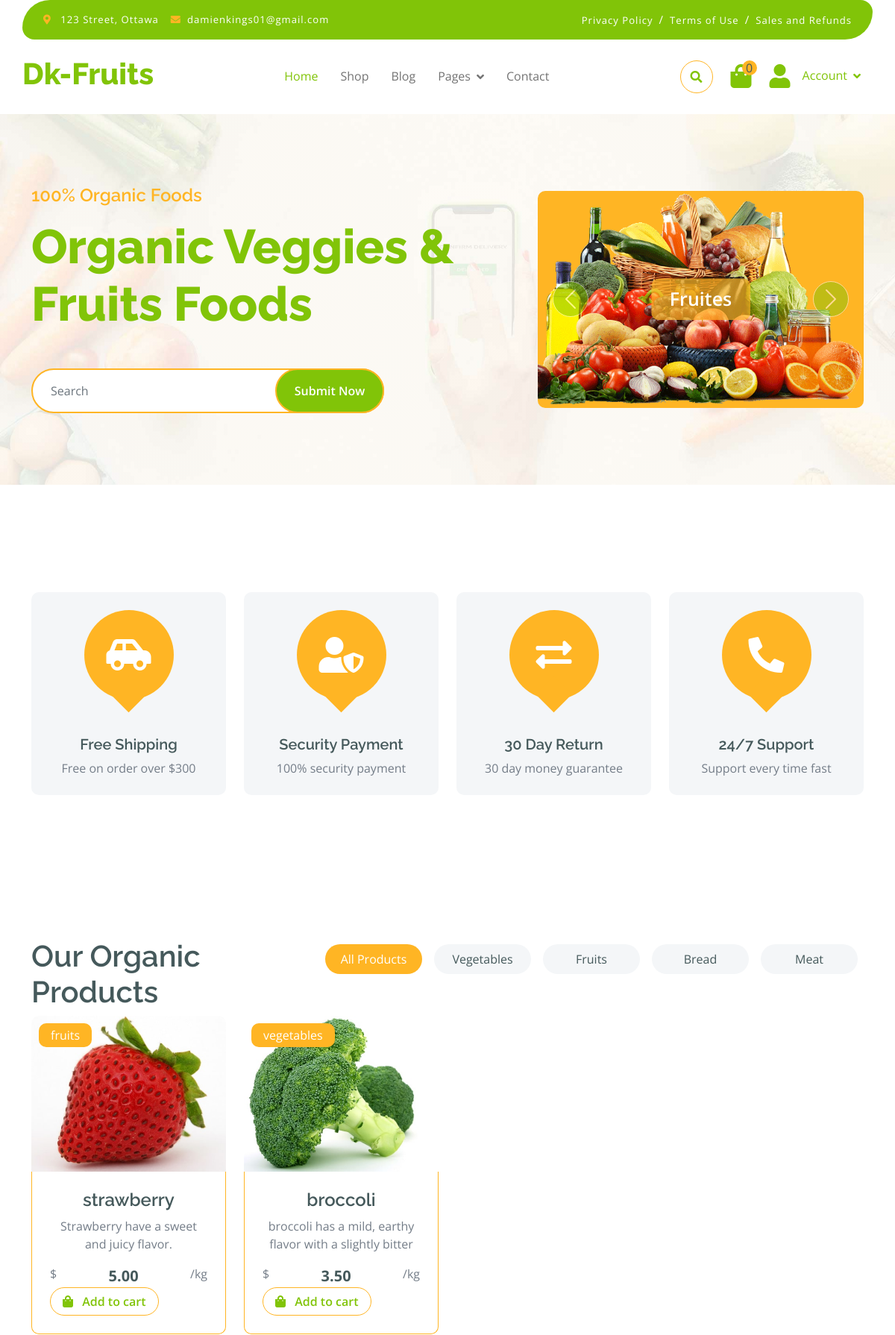
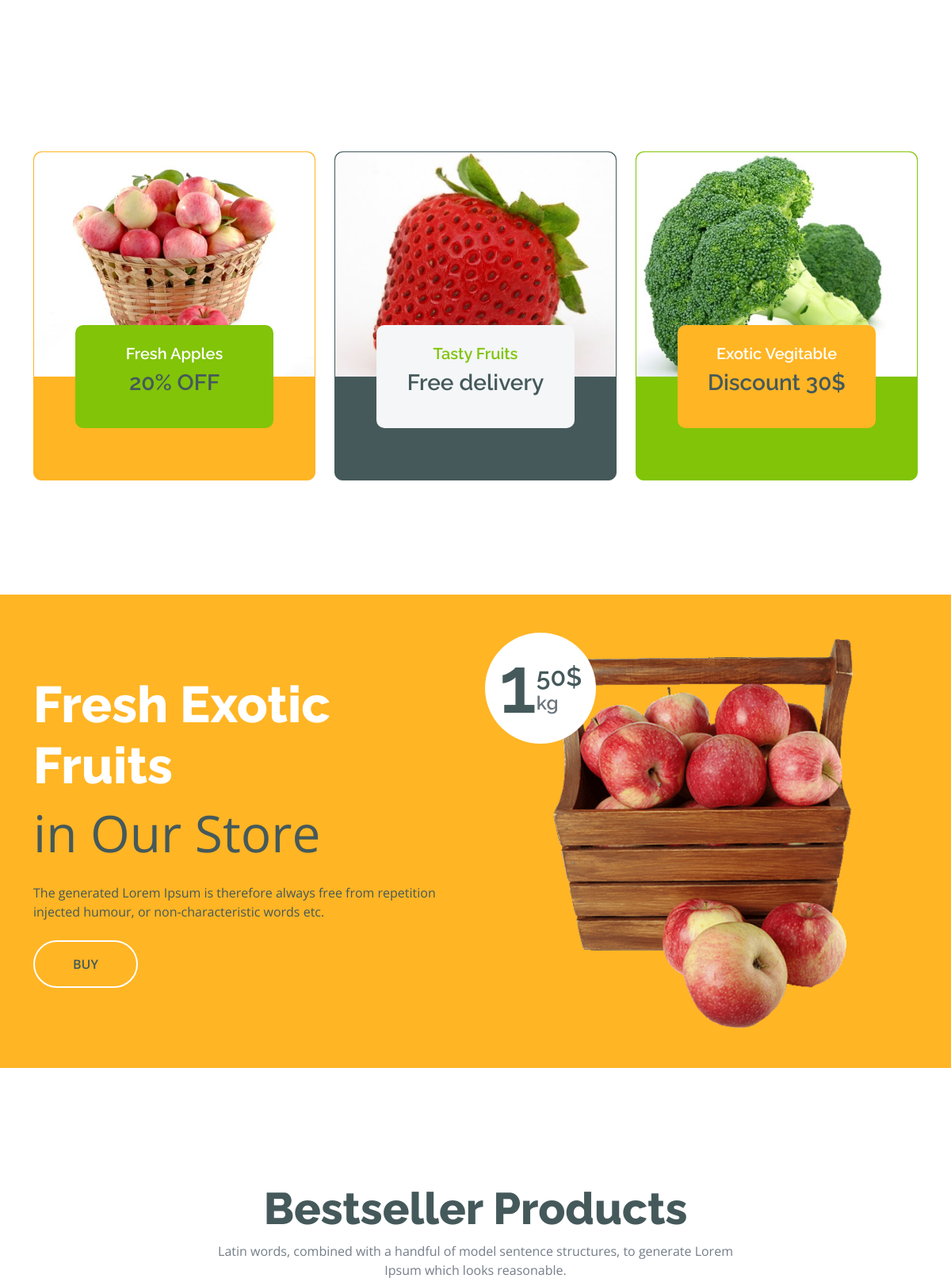
The page / (upper part) on the database its author committed (2 pictures, top to bottom).
### fruit/models.py (models this page shows, shortened)
class Product(models.Model):
    pid = ShortUUIDField(
    unique=True, length=10, max_length=30,
    prefix="prd", alphabet='abcdefghijk1234567890')
    user = models.ForeignKey(User, on_delete=models.SET_NULL, null=True)
    category = models.ForeignKey(Category, on_delete=models.SET_NULL, null=True, related_name='category')
    title = models.CharField(max_length=200, default='Apple')
    image = models.ImageField(upload_to="user_directory_path", default='product.jpg')
    description = models.TextField(null=True, blank=True, default='This is an amazing fruit')
    country = models.CharField(max_length=200, default='Canada', null=True, blank=True)
    weight = models.DecimalField(max_digits=9999999999, decimal_places=2, default='1.00')
    max_weight = models.DecimalField(max_digits=999999999, decimal_places=2, default='2.00')
    quality = models.CharField(choices=QUALITY, max_length=200, default='None')
    check_status = models.CharField(choices=CHECK_STATUS, max_length=200, default='None')
    price = models.DecimalField(max_digits=9999999999, decimal_places=2, default='1.00')
    old_price = models.DecimalField(max_digits=9999999999, decimal_places=2, default='2.00')
    product_status = models.CharField(choices=STATUS, max_length=200, default='in_review')
    status = models.BooleanField(default=True)
    in_stock = models.BooleanField(default=True)
    featured = models.BooleanField(default=False)
    date = models.DateTimeField(auto_now_add=True)
    updated = models.DateTimeField(null=True, blank=True)
    class Meta:
        verbose_name_plural = 'Products'

class Category(models.Model):
    cid = ShortUUIDField(
        unique=True, length=10, max_length=30,
        prefix="cat", alphabet='abcdefghijk1234567890')
    title = models.CharField(max_length=200, default='cloths')
    image = models.ImageField(upload_to="category", default='category.jpg')
    class Meta:
        verbose_name_plural = 'Categories'
    def __str__(self):
        return self.title

### fruit/views.py (the view)
# urls.py: path('', views.home, name='home'),
def home(request):
    products = Product.objects.filter(quality='Organic')
    vegetable = Product.objects.filter(category__title='vegetables', quality='Organic').distinct()
    context = {
        'products': products,
        'vegetable': vegetable
        }
    return render(request, 'fruit/index.html', context)

### templates/fruit/index.html (shortened to what this page needs)
{%extends 'base.html'%}
{%load static%}
{%block content%}
        <div class="container-fluid py-5 mb-5 hero-header">
            <div class="container py-5">
                <div class="row g-5 align-items-center">
                    <div class="col-md-12 col-lg-7">
                        <h4 class="mb-3 text-secondary">100% Organic Foods</h4>
                        <h1 class="mb-5 display-3 text-primary">Organic Veggies & Fruits Foods</h1>
                        <div class="position-relative mx-auto">
                            <input class="form-control border-2 border-secondary w-75 py-3 px-4 rounded-pill" type="number" placeholder="Search">
                            <button type="submit" class="btn btn-primary border-2 border-secondary py-3 px-4 position-absolute rounded-pill text-white h-100" style="top: 0; right: 25%;">Submit Now</button>
                        </div>
                    </div>
                    <div class="col-md-12 col-lg-5">
                        <div id="carouselId" class="carousel slide position-relative" data-bs-ride="carousel">
                            <div class="carousel-inner" role="listbox">
                                <div class="carousel-item active rounded">
                                    <img src="{% static 'img/hero-img-1.png' %}" class="img-fluid w-100 h-100 bg-secondary rounded" alt="First slide">
                                    <a href="#" class="btn px-4 py-2 text-white rounded">Fruites</a>
                                </div>
                            </div>
                            <button class="carousel-control-prev" type="button" data-bs-target="#carouselId" data-bs-slide="prev">
                                <span class="carousel-control-prev-icon" aria-hidden="true"></span>
                            </button>
                            <button class="carousel-control-next" type="button" data-bs-target="#carouselId" data-bs-slide="next">
                                <span class="carousel-control-next-icon" aria-hidden="true"></span>
                            </button>
                        </div>
                    </div>
                </div>
            </div>
        </div>
        <div class="container-fluid featurs py-5">
            <div class="container py-5">
                <div class="row g-4">
                    <div class="col-md-6 col-lg-3">
                        <div class="featurs-item text-center rounded bg-light p-4">
                            <div class="featurs-icon btn-square rounded-circle bg-secondary mb-5 mx-auto">
                                <i class="fas fa-car-side fa-3x text-white"></i>
                            </div>
                            <div class="featurs-content text-center">
                                <h5>Free Shipping</h5>
                                <p class="mb-0">Free on order over $300</p>
                            </div>
                        </div>
                    </div>
                    <div class="col-md-6 col-lg-3">
                        <div class="featurs-item text-center rounded bg-light p-4">
                            <div class="featurs-icon btn-square rounded-circle bg-secondary mb-5 mx-auto">
                                <i class="fas fa-user-shield fa-3x text-white"></i>
                            </div>
                            <div class="featurs-content text-center">
                                <h5>Security Payment</h5>
                                <p class="mb-0">100% security payment</p>
                            </div>
                        </div>
                    </div>
                    <div class="col-md-6 col-lg-3">
                        <div class="featurs-item text-center rounded bg-light p-4">
                            <div class="featurs-icon btn-square rounded-circle bg-secondary mb-5 mx-auto">
                                <i class="fas fa-exchange-alt fa-3x text-white"></i>
                            </div>
                            <div class="featurs-content text-center">
                                <h5>30 Day Return</h5>
                                <p class="mb-0">30 day money guarantee</p>
                            </div>
                        </div>
                    </div>
                    <div class="col-md-6 col-lg-3">
                        <div class="featurs-item text-center rounded bg-light p-4">
                            <div class="featurs-icon btn-square rounded-circle bg-secondary mb-5 mx-auto">
                                <i class="fa fa-phone-alt fa-3x text-white"></i>
                            </div>
                            <div class="featurs-content text-center">
                                <h5>24/7 Support</h5>
                                <p class="mb-0">Support every time fast</p>
                            </div>
                        </div>
                    </div>
                </div>
            </div>
        </div>
        <div class="container-fluid fruite py-5">
            <div class="container py-5">
                <div class="tab-class text-center">
                    <div class="row g-4">
                        <div class="col-lg-4 text-start">
                            <h1>Our Organic Products</h1>
                        </div>
                        <div class="col-lg-8 text-end">
                            <ul class="nav nav-pills d-inline-flex text-center mb-5">
                                <li class="nav-item">
                                    <a class="d-flex m-2 py-2 bg-light rounded-pill active" data-bs-toggle="pill" href="#tab-1">
                                        <span class="text-dark" style="width: 130px;">All Products</span>
                                    </a>
                                </li>
                                <li class="nav-item">
                                    <a class="d-flex py-2 m-2 bg-light rounded-pill" data-bs-toggle="pill" href="#tab-2">
                                        <span class="text-dark" style="width: 130px;">Vegetables</span>
                                    </a>
                                </li>
                                <li class="nav-item">
                                    <a class="d-flex m-2 py-2 bg-light rounded-pill" data-bs-toggle="pill" href="#tab-3">
                                        <span class="text-dark" style="width: 130px;">Fruits</span>
                                    </a>
                                </li>
                                <li class="nav-item">
                                    <a class="d-flex m-2 py-2 bg-light rounded-pill" data-bs-toggle="pill" href="#tab-4">
                                        <span class="text-dark" style="width: 130px;">Bread</span>
                                    </a>
                                </li>
                                <li class="nav-item">
                                    <a class="d-flex m-2 py-2 bg-light rounded-pill" data-bs-toggle="pill" href="#tab-5">
                                        <span class="text-dark" style="width: 130px;">Meat</span>
                                    </a>
                                </li>
                            </ul>
                        </div>
                    </div>
                    <div class="tab-content">
                        <div id="tab-1" class="tab-pane fade show p-0 active">
                            <div class="row g-4">
                                <div class="col-lg-12">
                                    <div class="row g-4">
                                        {%for p in products%}
                                        <div class="col-md-6 col-lg-4 col-xl-3">
                                            <div class="rounded position-relative fruite-item">
                                                <div class="fruite-img">
                                                    <a href="{% url 'product-details' p.pid %}"><img src="{{p.image.url}}" class="img-fluid w-100 rounded-top" alt=""></a>
                                                </div>
                                                <div class="text-white bg-secondary px-3 py-1 rounded position-absolute" style="top: 10px; left: 10px;">{{p.category}}</div>
                                                <div class="p-4 border border-secondary border-top-0 rounded-bottom">
                                                    <h4>{{p.title}}</h4>
                                                    <p>{{p.description}}</p>
                                                    <div class="d-flex justify-content-between flex-lg-wrap">
                                                        <span>$</span><p class="text-dark fs-5 fw-bold mb-0" id="price-{{p.id}}">{{p.price}} </p><span>/kg</span>
                                                        <button class="add add-to-cart-btn btn border border-secondary rounded-pill px-3 text-primary" data-index="{{p.id}}" id="add-to-cart-btn"><i class="fa fa-shopping-bag me-2 text-primary"></i> Add to cart</button>
                                                    </div>
                                                </div>
                                            </div>
                                        </div>
                                        {%endfor%}
                                    </div>
                                </div>
                            </div>
                        </div>
                    </div>
                </div>
            </div>
        </div>
        <div class="container-fluid service py-5">
            <div class="container py-5">
                <div class="row g-4 justify-content-center">
                    <div class="col-md-6 col-lg-4">
                        <a href="#">
                            <div class="service-item bg-secondary rounded border border-secondary">
                                <img src="{% static 'img/featur-1.jpg' %}" class="img-fluid rounded-top w-100" alt="">
                                <div class="px-4 rounded-bottom">
                                    <div class="service-content bg-primary text-center p-4 rounded">
                                        <h5 class="text-white">Fresh Apples</h5>
                                        <h3 class="mb-0">20% OFF</h3>
                                    </div>
                                </div>
                            </div>
                        </a>
                    </div>
                    <div class="col-md-6 col-lg-4">
                        <a href="#">
                            <div class="service-item bg-dark rounded border border-dark">
                                <img src="{% static 'img/featur-2.jpg' %}" class="img-fluid rounded-top w-100" alt="">
                                <div class="px-4 rounded-bottom">
                                    <div class="service-content bg-light text-center p-4 rounded">
                                        <h5 class="text-primary">Tasty Fruits</h5>
                                        <h3 class="mb-0">Free delivery</h3>
                                    </div>
                                </div>
                            </div>
                        </a>
                    </div>
                    <div class="col-md-6 col-lg-4">
                        <a href="#">
                            <div class="service-item bg-primary rounded border border-primary">
                                <img src="{% static 'img/featur-3.jpg' %}" class="img-fluid rounded-top w-100" alt="">
                                <div class="px-4 rounded-bottom">
                                    <div class="service-content bg-secondary text-center p-4 rounded">
                                        <h5 class="text-white">Exotic Vegitable</h5>
                                        <h3 class="mb-0">Discount 30$</h3>
                                    </div>
                                </div>
                            </div>
                        </a>
                    </div>
                </div>
            </div>
        </div>
        <div class="container-fluid banner bg-secondary my-5">
            <div class="container py-5">
                <div class="row g-4 align-items-center">
                    <div class="col-lg-6">
                        <div class="py-4">
                            <h1 class="display-3 text-white">Fresh Exotic Fruits</h1>
                            <p class="fw-normal display-3 text-dark mb-4">in Our Store</p>
                            <p class="mb-4 text-dark">The generated Lorem Ipsum is therefore always free from repetition injected humour, or non-characteristic words etc.</p>
                            <a href="#" class="banner-btn btn border-2 border-white rounded-pill text-dark py-3 px-5">BUY</a>
                        </div>
                    </div>
                    <div class="col-lg-6">
                        <div class="position-relative">
                            <img src="{% static 'img/baner-1.png' %}" class="img-fluid w-100 rounded" alt="">
                            <div class="d-flex align-items-center justify-content-center bg-white rounded-circle position-absolute" style="width: 140px; height: 140px; top: 0; left: 0;">
                                <h1 style="font-size: 100px;">1</h1>
                                <div class="d-flex flex-column">
                                    <span class="h2 mb-0">50$</span>
                                    <span class="h4 text-muted mb-0">kg</span>
                                </div>
                            </div>
                        </div>
                    </div>
                </div>
            </div>
        </div>
        <div class="container-fluid py-5">
            <div class="container py-5">
                <div class="text-center mx-auto mb-5" style="max-width: 700px;">
                    <h1 class="display-4">Bestseller Products</h1>
                    <p>Latin words, combined with a handful of model sentence structures, to generate Lorem Ipsum which looks reasonable.</p>
                </div>
            </div>
        </div>
        {%endblock%}

### rows shown on the page
Product: image (picture), category "fruits", title "strawberry", description "Strawberry have a sweet and juicy flavor.", price "5.00"
Product: image (picture), category "vegetables", title "broccoli", description "broccoli has a mild, earthy flavor with a slightly bitter", price "3.50"

### other values the page prints
{{ request.session.cart_data_obj|length }} "0"
